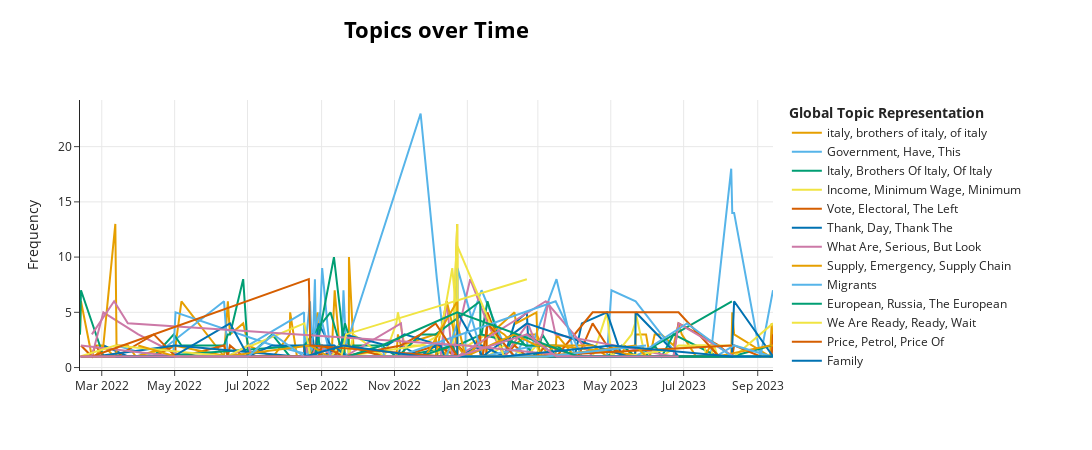

This figure's notebook cell:
### Markdown cell above
## Topics over time 

Make sure to use a limited number of unique timestamps (<100) as the c-TF-IDF representation will be calculated at each single unique timestamp. Having a large number of unique timestamps can take some time to be calculated. Moreover, there aren't many use-cased where you would like to see the difference in topic representations over more than 100 different timestamps.

### Code cell
topics_over_time = topic_model.topics_over_time(docs, timestamps)
# intertopic_fig = topic_model.visualize_topics_over_time(topics_over_time=topics_over_time, topics=interesting_topics, custom_labels=True)
intertopic_fig = topic_model.visualize_topics_over_time(topics_over_time=topics_over_time, custom_labels=True)

intertopic_fig.write_html(processed_dir + 'html/topics-over-time.html')
intertopic_fig
